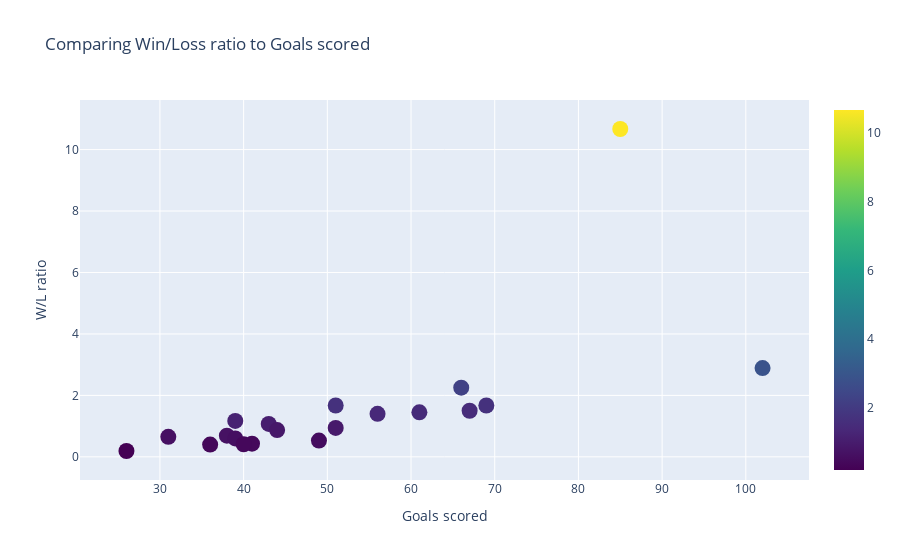

Notebook code for this chart:
### Code cell
trace2 = go.Scatter(
                    x=df['F'],
                    y=df['W/L'],
                    mode='markers',
                    marker=dict(size=16,
                                color=np.random.randn(500), 
                                colorscale='Viridis', 
                                showscale=True
                                ),
                    marker_color=df['W/L'],
                    text=df['Team_Name']
                    )

data = [trace2]
layout = dict(
    title="Comparing Win/Loss ratio to Goals scored",
    xaxis=dict(title="Goals scored", ticklen=5, zeroline=False),
    yaxis=dict(title="W/L ratio", ticklen=5, zeroline=False),
)
fig = dict(data=data, layout=layout)
iplot(fig)

### Figure 1 — Plotly figure (JSON) as saved in the notebook; plotly's stock layout.template omitted (floating-point values rounded to 4 significant figures)
{"data": [{"marker": {"color": [10.67, 2.89, 2.25, 1.67, 1.5, 1.45, 1.67, 1.4, 1.17, 1.07, 0.94, 0.87, 0.69, 0.65, 0.6, 0.53, 0.43, 0.41, 0.4, 0.19], "colorscale": [[0, "#440154"], [0.1111, "#482878"], [0.2222, "#3e4989"], [0.3333, "#31688e"], [0.4444, "#26828e"], [0.5556, "#1f9e89"], [0.6667, "#35b779"], [0.7778, "#6ece58"], [0.8889, "#b5de2b"], [1, "#fde725"]], "showscale": true, "size": 16}, "mode": "markers", "text": ["Liverpool", "Manchester City", "Manchester United", "Chelsea", "Leicester City", "Tottenham Hotspur", "Wolverhampton Wanderers", "Arsenal", "Sheffield United", "Burnley", "Southampton", "Everton", "Newcastle United", "Crystal Palace", "Brighton and Hove Albion", "West Ham United", "Aston Villa", "Bournemouth", "Watford", "Norwich City"], "type": "scatter", "x": [85, 102, 66, 69, 67, 61, 51, 56, 39, 43, 51, 44, 38, 31, 39, 49, 41, 40, 36, 26], "y": [10.67, 2.89, 2.25, 1.67, 1.5, 1.45, 1.67, 1.4, 1.17, 1.07, 0.94, 0.87, 0.69, 0.65, 0.6, 0.53, 0.43, 0.41, 0.4, 0.19]}], "layout": {"autosize": true, "title": {"text": "Comparing Win/Loss ratio to Goals scored"}, "xaxis": {"autorange": true, "range": [20.97, 107.0], "ticklen": 5, "title": {"text": "Goals scored"}, "type": "linear", "zeroline": false}, "yaxis": {"autorange": true, "range": [-0.9144, 11.77], "ticklen": 5, "title": {"text": "W/L ratio"}, "type": "linear", "zeroline": false}}}
